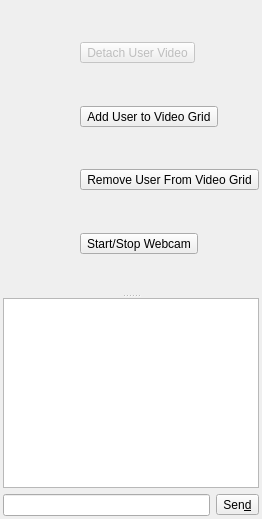
       <widget class="QWidget" name="videoTab">
        <property name="accessibleName">
         <string/>
        </property>
        <property name="accessibleDescription">
         <string/>
        </property>
        <attribute name="title">
         <string>&amp;Video</string>
        </attribute>
        <layout class="QVBoxLayout" name="verticalLayout_10">
         <property name="spacing">
          <number>3</number>
         </property>
         <property name="leftMargin">
          <number>3</number>
         </property>
         <property name="topMargin">
          <number>3</number>
         </property>
         <property name="rightMargin">
          <number>3</number>
         </property>
         <property name="bottomMargin">
          <number>3</number>
         </property>
         <item>
          <widget class="QSplitter" name="videosplitter">
           <property name="orientation">
            <enum>Qt::Orientation::Vertical</enum>
           </property>
           <property name="handleWidth">
            <number>5</number>
           </property>
           <widget class="QWidget" name="layoutWidget_2">
            <layout class="QHBoxLayout" name="horizontalLayout_3" stretch="1,0">
             <property name="spacing">
              <number>3</number>
             </property>
             <item>
              <widget class="VideoGridWidget" name="videogridWidget" native="true"/>
             </item>
             <item>
              <layout class="QVBoxLayout" name="verticalLayout_5">
               <item>
                <spacer name="verticalSpacer_6">
                 <property name="orientation">
                  <enum>Qt::Orientation::Vertical</enum>
                 </property>
                 <property name="sizeHint" stdset="0">
                  <size>
                   <width>20</width>
                   <height>40</height>
                  </size>
                 </property>
                </spacer>
               </item>
               <item>
                <widget class="QToolButton" name="detachVideoButton">
                 <property name="enabled">
                  <bool>false</bool>
                 </property>
                 <property name="toolTip">
                  <string>Detach User Video</string>
                 </property>
                 <property name="text">
                  <string>Detach User Video</string>
                 </property>
                 <property name="icon">
                  <iconset resource="resources.qrc">
                   <normaloff>:/images/images/detach.png</normaloff>:/images/images/detach.png</iconset>
                 </property>
                 <property name="iconSize">
                  <size>
                   <width>20</width>
                   <height>20</height>
                  </size>
                 </property>
                </widget>
               </item>
               <item>
                <spacer name="verticalSpacer_8">
                 <property name="orientation">
                  <enum>Qt::Orientation::Vertical</enum>
                 </property>
                 <property name="sizeHint" stdset="0">
                  <size>
                   <width>20</width>
                   <height>40</height>
                  </size>
                 </property>
                </spacer>
               </item>
               <item>
                <widget class="QToolButton" name="addVideoButton">
                 <property name="toolTip">
                  <string>Add User to Video Grid</string>
                 </property>
                 <property name="text">
                  <string>Add User to Video Grid</string>
                 </property>
                 <property name="icon">
                  <iconset resource="resources.qrc">
                   <normaloff>:/images/images/plus.png</normaloff>:/images/images/plus.png</iconset>
                 </property>
                 <property name="iconSize">
                  <size>
                   <width>20</width>
                   <height>20</height>
                  </size>
                 </property>
                </widget>
               </item>
               <item>
                <spacer name="verticalSpacer_9">
                 <property name="orientation">
                  <enum>Qt::Orientation::Vertical</enum>
                 </property>
                 <property name="sizeHint" stdset="0">
                  <size>
                   <width>20</width>
                   <height>40</height>
                  </size>
                 </property>
                </spacer>
               </item>
               <item>
                <widget class="QToolButton" name="removeVideoButton">
                 <property name="enabled">
                  <bool>true</bool>
                 </property>
                 <property name="toolTip">
                  <string>Remove User From Video Grid</string>
                 </property>
                 <property name="text">
                  <string>Remove User From Video Grid</string>
                 </property>
                 <property name="icon">
                  <iconset resource="resources.qrc">
                   <normaloff>:/images/images/minus.png</normaloff>:/images/images/minus.png</iconset>
                 </property>
                 <property name="iconSize">
                  <size>
                   <width>20</width>
                   <height>20</height>
                  </size>
                 </property>
                </widget>
               </item>
               <item>
                <spacer name="verticalSpacer_10">
                 <property name="orientation">
                  <enum>Qt::Orientation::Vertical</enum>
                 </property>
                 <property name="sizeHint" stdset="0">
                  <size>
                   <width>20</width>
                   <height>40</height>
                  </size>
                 </property>
                </spacer>
               </item>
               <item>
                <widget class="QToolButton" name="initVideoButton">
                 <property name="toolTip">
                  <string>Start/Stop Webcam</string>
                 </property>
                 <property name="text">
                  <string>Start/Stop Webcam</string>
                 </property>
                 <property name="icon">
                  <iconset resource="resources.qrc">
                   <normaloff>:/images/images/webcam_start.png</normaloff>
                   <normalon>:/images/images/webcam_stop.png</normalon>:/images/images/webcam_start.png</iconset>
                 </property>
                 <property name="iconSize">
                  <size>
                   <width>20</width>
                   <height>20</height>
                  </size>
                 </property>
                 <property name="checkable">
                  <bool>true</bool>
                 </property>
                </widget>
               </item>
               <item>
                <spacer name="verticalSpacer_7">
                 <property name="orientation">
                  <enum>Qt::Orientation::Vertical</enum>
                 </property>
                 <property name="sizeHint" stdset="0">
                  <size>
                   <width>20</width>
                   <height>40</height>
                  </size>
                 </property>
                </spacer>
               </item>
              </layout>
             </item>
            </layout>
           </widget>
           <widget class="QStackedWidget" name="videostackedWidget">
            <property name="maximumSize">
             <size>
              <width>16777215</width>
              <height>16777215</height>
             </size>
            </property>
            <property name="currentIndex">
             <number>0</number>
            </property>
            <widget class="QWidget" name="page_3">
             <layout class="QVBoxLayout" name="verticalLayout_9" stretch="1,0">
              <property name="leftMargin">
               <number>0</number>
              </property>
              <property name="topMargin">
               <number>0</number>
              </property>
              <property name="rightMargin">
               <number>0</number>
              </property>
              <property name="bottomMargin">
               <number>0</number>
              </property>
              <item>
               <widget class="ChatTextEdit" name="videochatEdit">
                <property name="mouseTracking">
                 <bool>false</bool>
                </property>
                <property name="tabChangesFocus">
                 <bool>true</bool>
                </property>
                <property name="undoRedoEnabled">
                 <bool>false</bool>
                </property>
                <property name="readOnly">
                 <bool>true</bool>
                </property>
                <property name="textInteractionFlags">
                 <set>Qt::TextInteractionFlag::LinksAccessibleByKeyboard|Qt::TextInteractionFlag::LinksAccessibleByMouse|Qt::TextInteractionFlag::TextBrowserInteraction|Qt::TextInteractionFlag::TextSelectableByKeyboard|Qt::TextInteractionFlag::TextSelectableByMouse</set>
                </property>
               </widget>
              </item>
              <item>
               <layout class="QHBoxLayout" name="horizontalLayout_6">
                <item>
                 <widget class="ChatLineEdit" name="videomsgEdit">
                  <property name="visible">
                   <bool>false</bool>
                  </property>
                  <property name="accessibleName">
                   <string>Message</string>
                  </property>
                 </widget>
                </item>
                <item>
                 <widget class="QToolButton" name="videosendButton">
                  <property name="visible">
                   <bool>false</bool>
                  </property>
                  <property name="text">
                   <string>Sen&amp;d</string>
                  </property>
                 </widget>
                </item>
               </layout>
              </item>
             </layout>
            </widget>
            <widget class="QWidget" name="page_4"/>
           </widget>
          </widget>
         </item>
        </layout>
       </widget>
